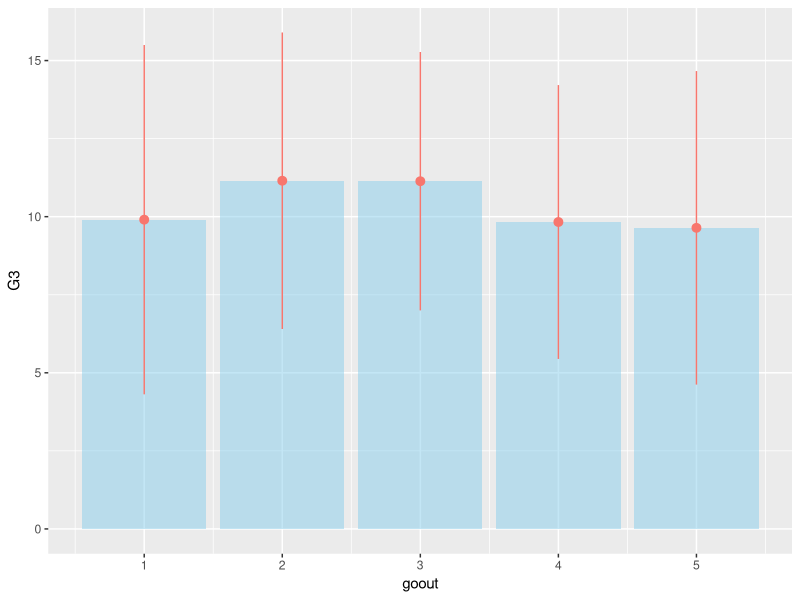
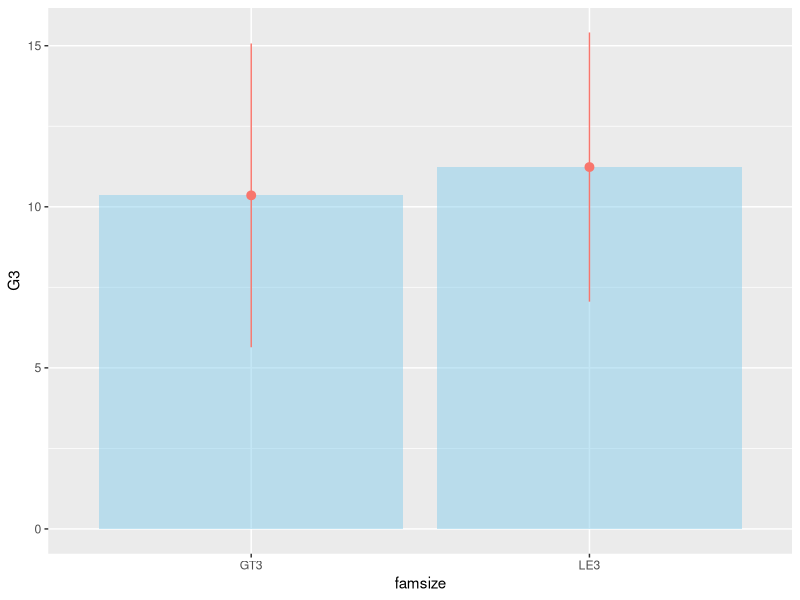
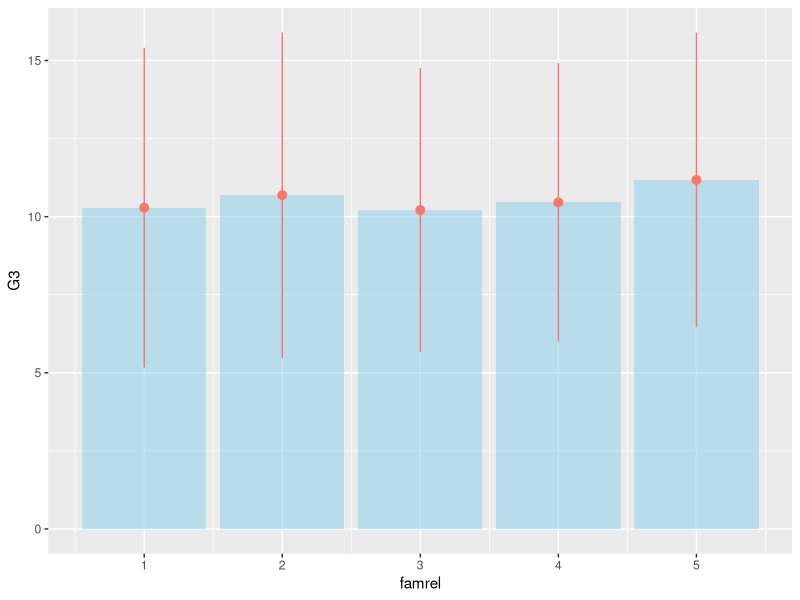
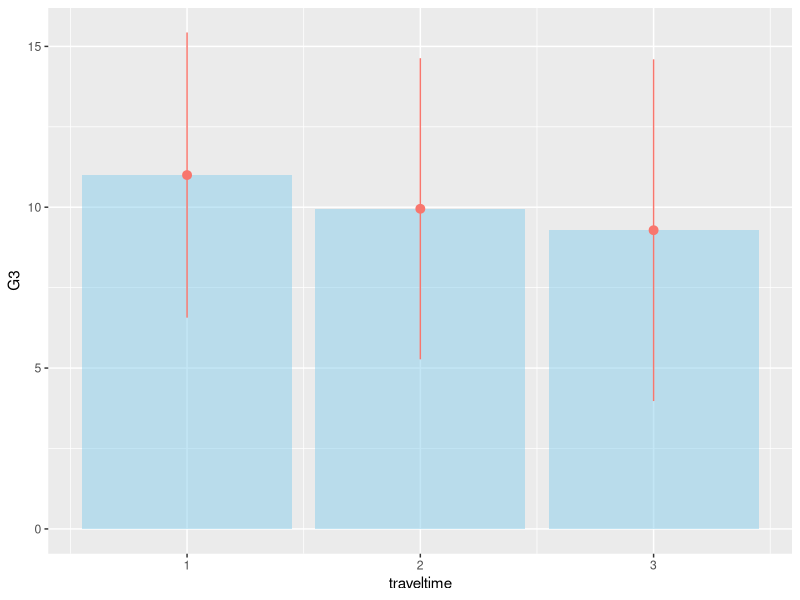
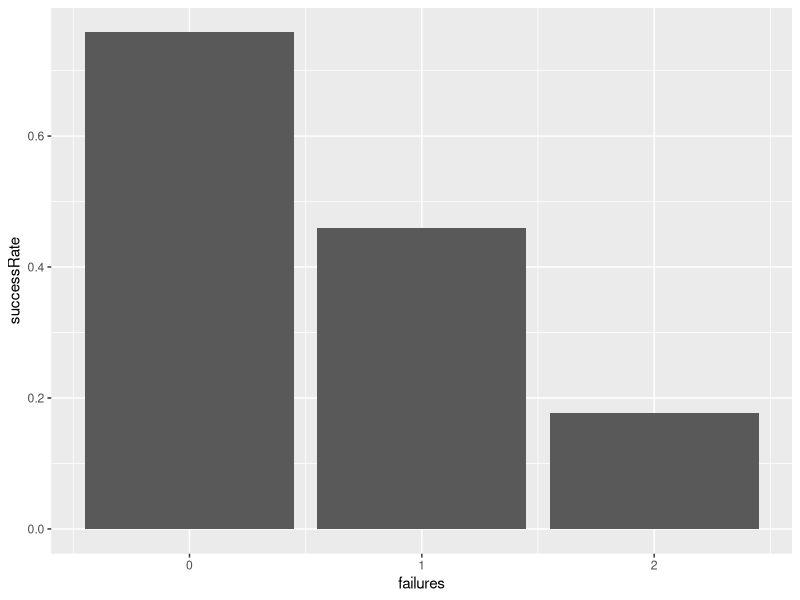

Write R code to recreate these figures, in order.
# Check if the project folder is our current directory ------------------
getwd()

# Read the data set -------------------
data <- read.csv("data set.csv")


# counting NAs of each column ----------------------

# We are applying the function of x defined as sum of na counts
# to each column and returning a matrix of counts of NAs in each column
sapply(data, function(x) sum(is.na(x)))

# Find out all data with one or ore NAs
data.incomplete <- data[!complete.cases(data), ]

# split data between 2 schools and handle missing values.-----------------
require(dplyr)  # loading required library for filter and mutate functions

data.GP <- data %>% filter(school == "GP")  # seperate dataset for GP

# Median value inserted in case of NAs were features are most likely highest occurance
data.GP$Fedu[is.na(data.GP$Fedu)] <- median(data.GP$Fedu, na.rm = T)  # Median father's education
data.GP$famrel[is.na(data.GP$famrel)] <- median(data.GP$famrel, na.rm = T)  # Median of family relation

# Mean value inserted in case of NAs where features are most likely the average
data.GP$traveltime[is.na(data.GP$traveltime)] <- mean(data.GP$traveltime, na.rm = T)  # Mean of Travel time
data.GP$freetime[is.na(data.GP$freetime)] <- mean(data.GP$freetime, na.rm = T)  # Mean of Free time

# Same is being done for MS
data.MS <- data %>% filter(school == "MS")  # seperate dataset for MS

# Median value inserted in case of NAs were features are most likely highest occurance
data.MS$Fedu[is.na(data.MS$Fedu)] <- median(data.MS$Fedu, na.rm = T)  # Median father's education
data.MS$famrel[is.na(data.MS$famrel)] <- median(data.MS$famrel, na.rm = T)  # Median of family relation

# Mean value inserted in case of NAs where features are most likely the average
data.MS$traveltime[is.na(data.MS$traveltime)] <- mean(data.MS$traveltime, na.rm = T)  # Mean of Travel time
data.MS$freetime[is.na(data.MS$freetime)] <- mean(data.MS$freetime, na.rm = T)  # Mean of Free time

# combining the data together to get back to the original data set with a few missing values imputed.
data <- rbind(data.GP, data.MS)

# Deleting records with missing values
data <- na.omit(data)  # 2 records deleted (397 and 398)

# soring based on column X (index numbers)
data <- data[order(data$X), ]

# Detecting outlier ------------------
# Using Z - scores
data.z.scores <- data %>% mutate(ageZScore = scale(age),
                                 MeduZScore = scale(Medu),
                                 FeduZScore = scale(Fedu),
                                 travelZScore = scale(traveltime),
                                 studyZScore = scale(studytime),
                                 failuresZScore = scale(failures),
                                 famrelZScore = scale(famrel),
                                 freetimeZScore = scale(freetime),
                                 gooutZScore = scale(goout),
                                 healthZScore = scale(health),
                                 absencesZScore = scale(absences),
                                 G1ZScore = scale(G1),
                                 G2ZScore = scale(G2),
                                 G3ZScore = scale(G3))

# Summary of the data
summary(data.z.scores)

# Removing outliers -------------------
data.z.scores <- data.z.scores %>% filter(ageZScore >= -3 & ageZScore <= 3
                                          & travelZScore >= -3 & travelZScore <= 3
                                          & failuresZScore >= -3 & failuresZScore <= 3
                                          & absencesZScore >= -3 & absencesZScore <= 3)

# Dropping the z scores columns and overwriting the result to data
data <- data.z.scores[, 1:32]


# Loading required library for plots -------------
require(ggplot2)

# finding out the relationship between going out and grade -----------------
result.goout <- data %>%
  mutate(sdG3 = G3) %>%
  group_by(goout) %>%
  summarise(G3 = mean(G3), sdG3 = sd(sdG3))

# View result.goout
View(result.goout)

# Plot of the relation between going out and grade with error bars
result.goout %>%
  ggplot(aes(x = goout, y = G3)) +
  geom_bar(stat = "identity",
           fill = "skyblue",
           alpha = 0.5) +
  geom_pointrange(aes(
    x = goout,
    y = G3,
    ymin = G3 - sdG3,
    ymax = G3 + sdG3,
    colour = "orange"
  )) +
  theme(legend.position = "none")


# finding out the relationship between family size and grade -----------------------
result.famsize <- data %>%
  mutate(sdG3 = G3) %>%
  group_by(famsize) %>%
  summarise(G3 = mean(G3), sdG3 = sd(sdG3))

# View result.famsize
View(result.famsize)

# Plot of the relation between family size and grade with error bars
result.famsize %>%
  ggplot(aes(x = famsize, y = G3)) +
  geom_bar(stat = "identity",
           fill = "skyblue",
           alpha = 0.5) +
  geom_pointrange(aes(
    x = famsize,
    y = G3,
    ymin = G3 - sdG3,
    ymax = G3 + sdG3,
    colour = "orange"
  )) +
  theme(legend.position = "none")

# finding out the relationship between family relationship quality and grade ------------------
result.famrel <- data %>%
  mutate(sdG3 = G3) %>%
  group_by(famrel) %>%
  summarise(G3 = mean(G3), sdG3 = sd(sdG3))

# View result.famrel
View(result.famrel)

# Plot of the relation between family relationship quality and grade with error bars
result.famrel %>%
  ggplot(aes(x = famrel, y = G3)) +
  geom_bar(stat = "identity",
           fill = "skyblue",
           alpha = 0.5) +
  geom_pointrange(aes(
    x = famrel,
    y = G3,
    ymin = G3 - sdG3,
    ymax = G3 + sdG3,
    colour = "orange"
  )) +
  theme(legend.position = "none")

# finding out the relationship between travel time and grade ------------------
result.traveltime <- data %>%
  mutate(sdG3 = G3) %>%
  group_by(traveltime) %>%
  summarise(G3 = mean(G3), sdG3 = sd(sdG3))

# View result.traveltime
View(result.traveltime)

# Plot of the relation between travel time and grade with error bars
result.traveltime %>%
  ggplot(aes(x = traveltime, y = G3)) +
  geom_bar(stat = "identity",
           fill = "skyblue",
           alpha = 0.5) +
  geom_pointrange(aes(
    x = traveltime,
    y = G3,
    ymin = G3 - sdG3,
    ymax = G3 + sdG3,
    colour = "orange"
  )) +
  theme(legend.position = "none")

# finding out the relationship between previous failures and success ---------------------
result.failures <-
  data %>% 
  mutate(success = ifelse(G3 >= 10, 1, 0), fail = ifelse(G3 < 10, 1, 0)) %>% 
  group_by(failures) %>% 
  summarise(success = sum(success), fail = sum(fail)) %>% 
  mutate(successRate = success/(success + fail))
# View result.failures
View(result.failures)
# plot result.failures
result.failures %>% 
  ggplot(aes(x = failures, y = successRate)) + geom_bar(stat = "identity")
